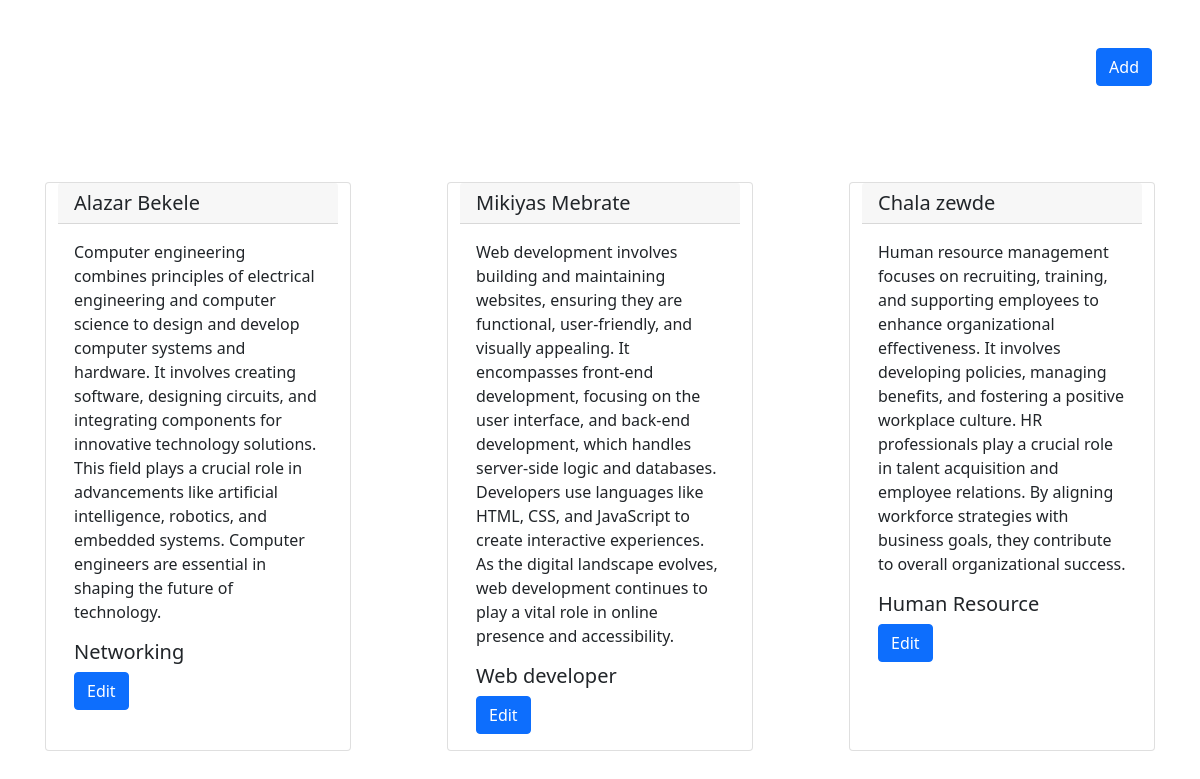
The app's page /, older data.
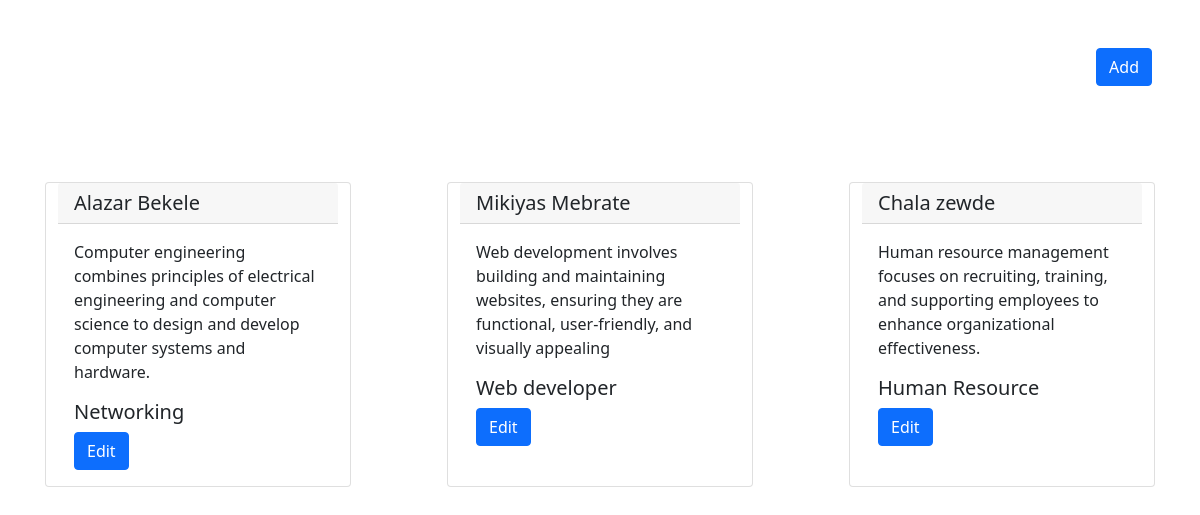
The same page, newer data.
### Base/models.py (models this page shows, shortened)
class Apply(models.Model):
  first_name = models.CharField(max_length=20)
  last_name = models.CharField(max_length=30)
  dob = models.DateField(auto_now_add=False, auto_now=False)
  detail_about = models.TextField()
  job_departement = models.ForeignKey(JobDepartement,on_delete=models.SET_NULL, null=True)

class JobDepartement (models.Model):
  name = models.CharField(max_length=50)
  description = models.TextField()
  def __str__(self) -> str:
    return self.name

### Base/views.py (the view)
def index (request):
  form = InputForm(request.POST or None)
  if request.method == 'POST':
    if form.is_valid():
      form.save()
      messages.success(request, 'Sucssfully Added!!')
      form = InputForm()
  apply = Apply.objects.all()
  context = {
    'apply' : apply,
    'forms' : form
  }
  return render (request, 'index.html', context)

### Base/templates/index.html (shortened to what this page needs)
<!DOCTYPE html>
<html lang="en">
<head>
  <link href="https://cdn.jsdelivr.net/npm/bootstrap@5.0.2/dist/css/bootstrap.min.css" rel="stylesheet">
</head>
<body>
    <div class="">
      <div class="row justify-content-center">
        <div>
          <button type="button" class="btn btn-primary float-end m-5 float-end" data-bs-toggle="modal" data-bs-target="#exampleModal">Add</button>
        </div>
        {% for applys in apply %}
        <div class="card col-md-3 m-5">
          <h5 class="card-header">{{applys.first_name}} {{applys.last_name}}</h5>
          <div class="card-body">
            <p class="card-text">{{applys.detail_about}}</p>
            <h5 class="card-title">{{applys.job_departement}}</h5>
            <a href="#" class="btn btn-primary">Edit</a>
          </div>
        </div>
        {% endfor %}
      </div>
    </div>
</body>
</html>

Row changes from the older to the newer data that the page shows:
changed Apply "Alazar": detail_about "…computer systems and hardware. It involves creating software, designing circuits, and integrating components for innovative technology solutions. This field plays a crucial role in advancements like artificial intelligence, robotics, and embedded systems. Computer engineers are essential in shaping the future of technology." → "Computer engineering combines principles of electrical engineering and computer science to design and develop computer systems and hardware."
changed Apply "Mikiyas": detail_about "…functional, user-friendly, and visually appealing. It encompasses front-end development, focusing on the user interface, and back-end development, which handles server-side logic and databases. Developers use languages like HTML, CSS, and JavaScript to create interactive experiences. As the digital landscape evolves, web development continues to play a vital role in online presence and accessibility." → "Web development involves building and maintaining websites, ensuring they are functional, user-friendly, and visually appealing"
changed Apply "Chala": detail_about "…to enhance organizational effectiveness. It involves developing policies, managing benefits, and fostering a positive workplace culture. HR professionals play a crucial role in talent acquisition and employee relations. By aligning workforce strategies with business goals, they contribute to overall organizational success." → "Human resource management focuses on recruiting, training, and supporting employees to enhance organizational effectiveness."
